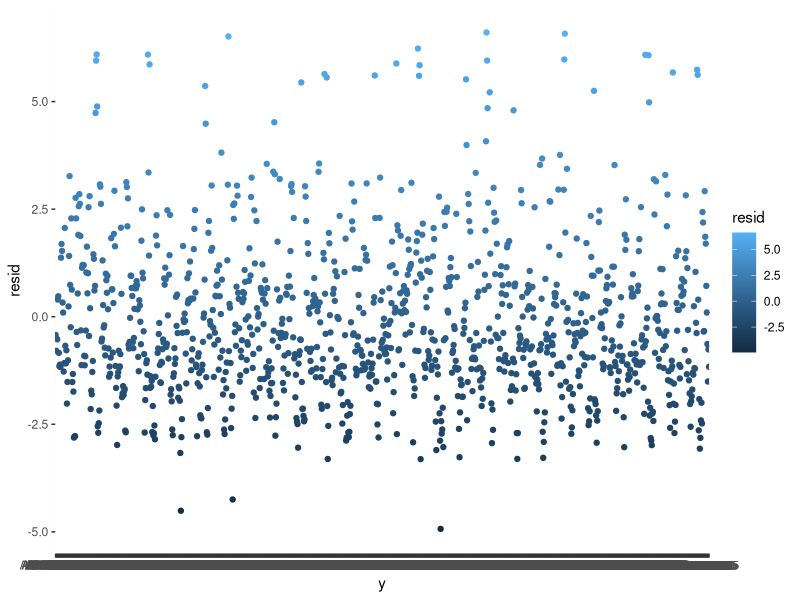
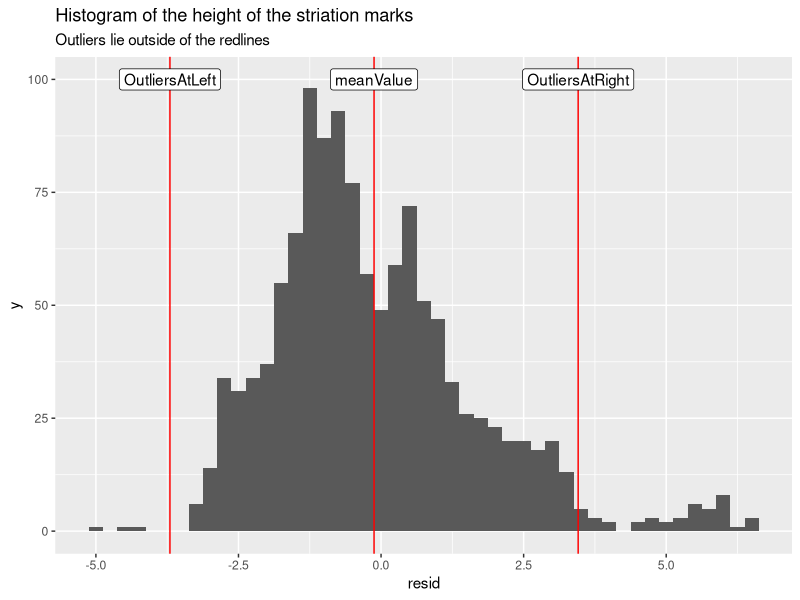

Source code (R) for these figures, in order:
## ---- chunk 1
# DONT DELETE LINES 1-12! 
knitr::opts_chunk$set(echo = TRUE, fig.width = 6, fig.height = 8,
                      fig.align = "center")
## ---- chunk 2
# In the brackets above, delete `eval = FALSE` before clicking `knit`
library(ggplot2)
library(readr)
bullet <- read.csv("bullet.csv")
head(bullet)
ggplot(data = bullet) + 
  geom_point(aes(x= y, y = resid, colour=resid))
## ---- chunk 3

summary(bullet)
## ---- chunk 4

library(tidyr)
myLines <- data.frame(meanValue = mean(bullet$resid), 
           OutliersAtLeft = mean(bullet$resid) - 2*sd(bullet$resid),
           OutliersAtRight = mean(bullet$resid) + 2*sd(bullet$resid))
myLines <- myLines %>% gather(id, value)
ggplot() + 
  geom_histogram(data = bullet, aes(x = resid), binwidth = .25) + 
  geom_vline(data = myLines, aes(xintercept = value), color = 'red') +
  geom_label(data = myLines, aes(x = value, y = 100, label = id)) +
  ggtitle("Histogram of the height of the striation marks", 
          subtitle = "Outliers lie outside of the redlines")
